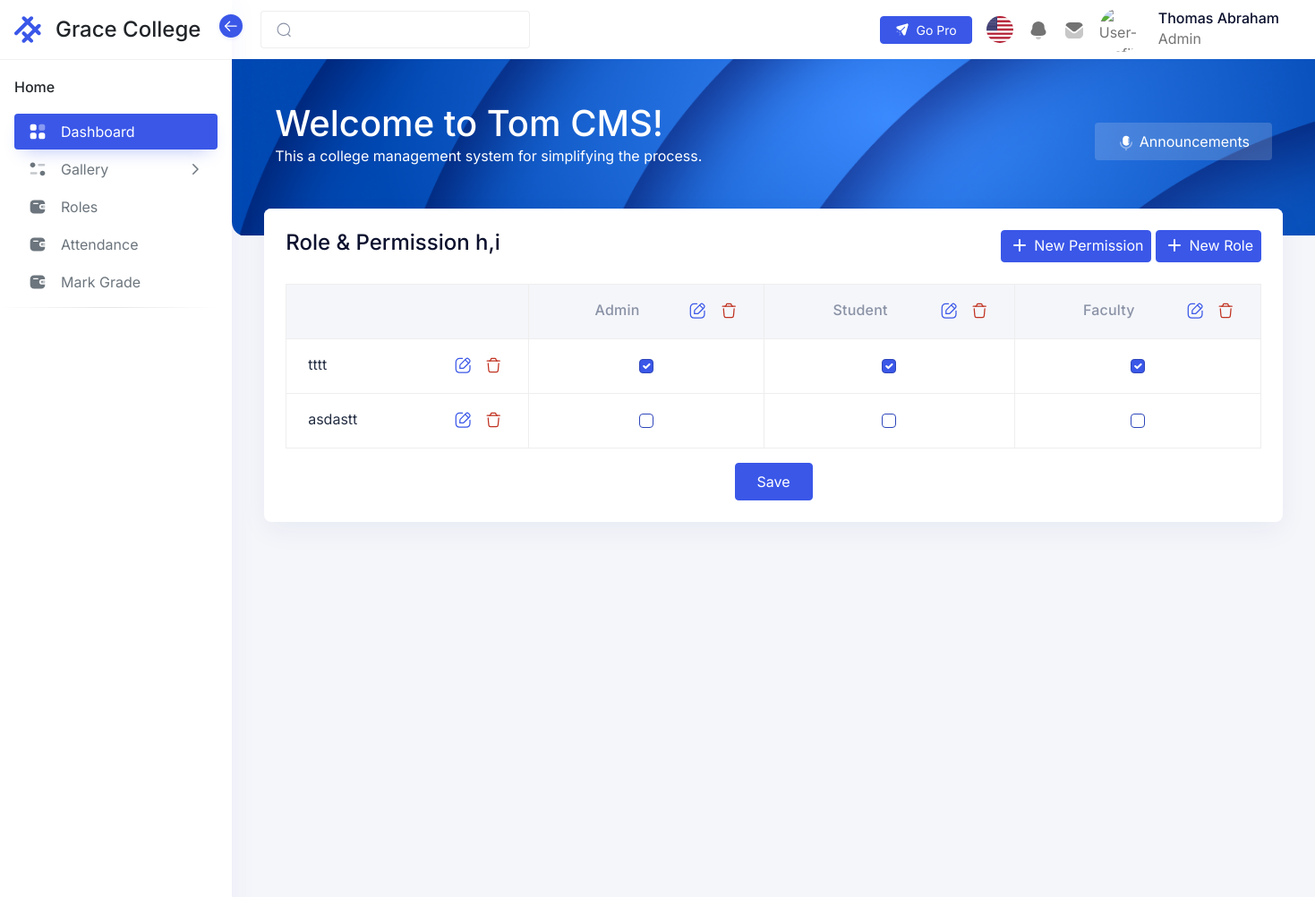
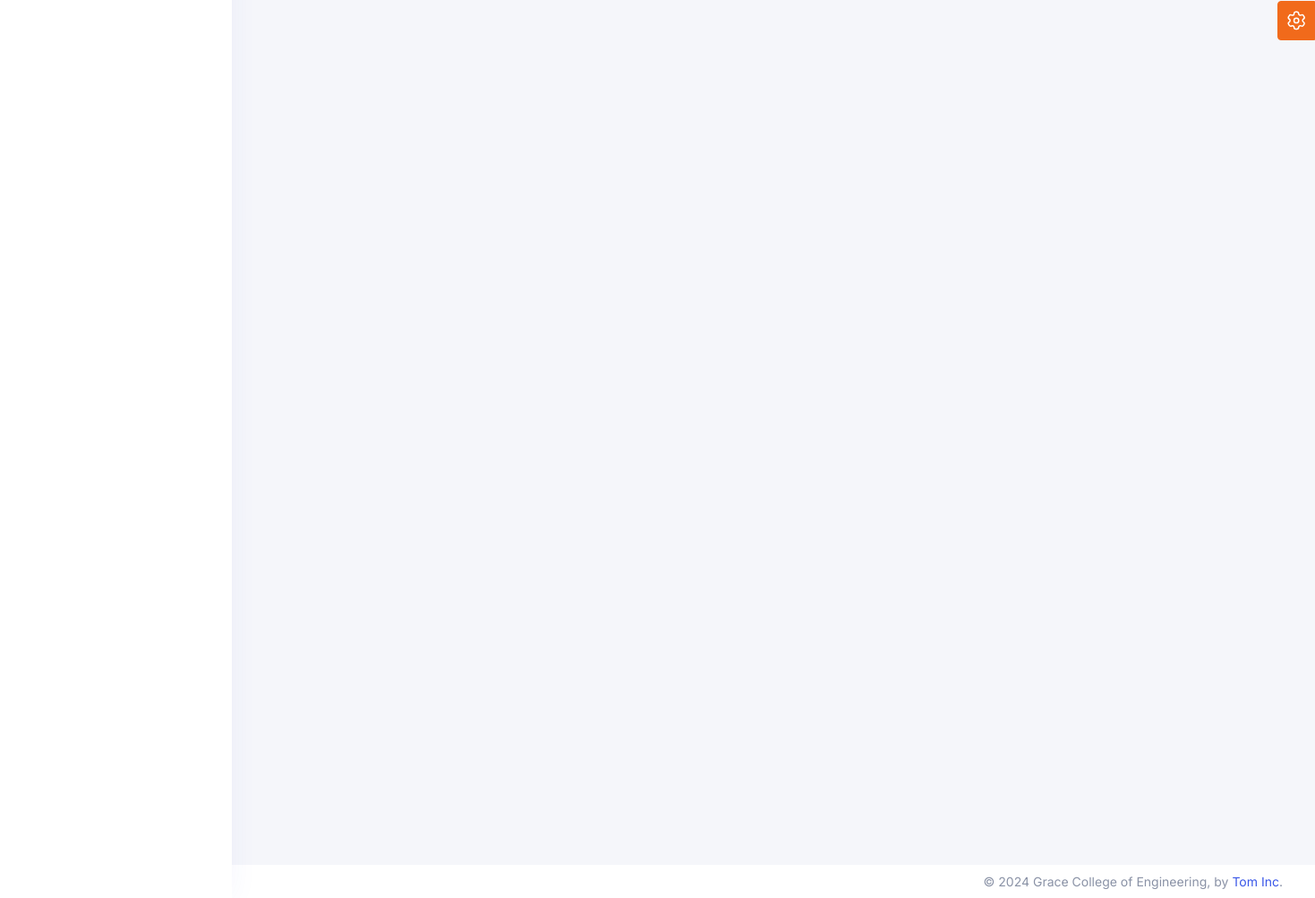
/faculty/pages/roles.php (signed in), run on the app's committed database (2 pictures, top to bottom).
### tables this page shows
CREATE TABLE `erp_login` (
  `user_id` int(20) NOT NULL,
  `userName` varchar(50) NOT NULL,
  `log_pwd` varchar(100) NOT NULL COMMENT 'login password',
  `phone` varchar(50) NOT NULL,
  `role` varchar(50) NOT NULL,
  `course` varchar(200) NOT NULL,
  `department` varchar(200) NOT NULL,
  `classId` int(11) NOT NULL,
  `l_name` varchar(200) NOT NULL,
  `f_name` varchar(200) NOT NULL,
  `yearOfAdmission` varchar(100) NOT NULL,
  `log_session` timestamp NOT NULL DEFAULT current_timestamp() ON UPDATE current_timestamp() COMMENT 'login session(timestamp)',
  `active` int(5) NOT NULL DEFAULT 1 COMMENT 'active status\r\n(active -1,inactive - 0)',
  `paymentStatus` int(11) NOT NULL
);

CREATE TABLE `erp_role` (
  `roleId` bigint(20) NOT NULL COMMENT 'role id',
  `roleName` varchar(30) NOT NULL COMMENT 'role name',
  `access` varchar(500) NOT NULL COMMENT 'role access',
  `roleDescription` varchar(20) NOT NULL COMMENT 'role description'
);

CREATE TABLE `erp_permission` (
  `permissionId` int(11) NOT NULL,
  `permissionName` varchar(200) NOT NULL
);

### faculty/pages/roles.php (the view, shortened to what this page needs)
<?php
include('/xampp/htdocs/Intern1/Includes/Header.php');
include('../includes/Menu.php');
$query = "SELECT DISTINCT roleId,roleName,access FROM `erp_role`";
$result = mysqli_query($conn, $query);
if ($result) {
    $roleRecords = array();
    while ($row = $result->fetch_assoc()) {
        $roleRecords[] = $row;
    }
}
$query = "SELECT DISTINCT permissionId,permissionName FROM `erp_permission`";
$result = mysqli_query($conn, $query);
if ($result) {
    $permissionRecords = array();
    while ($row = $result->fetch_assoc()) {
        $permissionRecords[] = $row;
    }
}
?>
<div class="iq-navbar-header" style="height: 215px;">
    <div class="container-fluid iq-container">
        <div class="row">
            <div class="col-md-12">
                <div class="flex-wrap d-flex justify-content-between align-items-center">
                    <div>
                        <h1>Welcome to Tom CMS!</h1>
                        <p>This a college management system for simplifying the process.</p>
                    </div>
                    <div>
                        <a href="" class="btn btn-link btn-soft-light">
                            Announcements
                        </a>
                    </div>
                </div>
            </div>
        </div>
    </div>
    <div class="iq-header-img">
        <img src="/intern1/assets/images/dashboard/top-header.png" alt="header" class="theme-color-default-img img-fluid w-100 h-100 animated-scaleX">
    </div>
</div>
<div class="conatiner-fluid content-inner mt-n5 py-0">
    <div class="row">
        <div class="col-sm-12">
            <div class="card">
                <div class="card-header d-flex justify-content-between flex-wrap">
                    <div class="header-title">
                        <h4 class="card-title mb-0">Role & Permission <?php $hello = ['h', 'i'];
                                                                        echo (implode(',', $hello)); ?></h4>
                    </div>
                    <div class="">
                        <a href="#" class=" text-center btn btn-primary btn-icon mt-lg-0 mt-md-0 mt-3" data-bs-toggle="modal" data-bs-target="#staticBackdrop">
                            <i class="btn-inner">
                                <svg xmlns="http://www.w3.org/2000/svg" class="h-6 w-6" fill="none" viewBox="0 0 24 24" stroke="currentColor">
                                    <path stroke-linecap="round" stroke-linejoin="round" stroke-width="2" d="M12 6v6m0 0v6m0-6h6m-6 0H6" />
                                </svg>
                            </i>
                            <span>New Permission</span>
                        </a>
                        <a href="#" class=" text-center btn btn-primary btn-icon mt-lg-0 mt-md-0 mt-3" data-bs-toggle="modal" data-bs-target="#staticBackdrop-1">
                            <i class="btn-inner">
                                <svg xmlns="http://www.w3.org/2000/svg" class="h-6 w-6" fill="none" viewBox="0 0 24 24" stroke="currentColor">
                                    <path stroke-linecap="round" stroke-linejoin="round" stroke-width="2" d="M12 6v6m0 0v6m0-6h6m-6 0H6" />
                                </svg>
                            </i>
                            <span>New Role</span>
                        </a>
                    </div>
                </div>
                <div class="card-body">
                    <div class="table-responsive">
                        <table class="table table-bordered">
                            <thead>
                                <tr>
                                    <th></th>
                                    <?php foreach ($roleRecords as $roleRecord) {  ?>
                                        <th class="text-center"><label><?php echo $roleRecord['roleName'] ?></label>
                                            <div style="float:right;">
                                                <a class="btn btn-sm btn-icon text-primary flex-end roleEditBtn" roleId="<?php echo $roleRecord['roleId']  ?>" data-bs-toggle="modal" data-bs-target="#editModal" title="Edit Role" href="#">
                                                    <span class="btn-inner">
                                                    </span>
                                                </a>
                                                <a class="btn btn-sm btn-icon text-danger roleDeleteBtn" roleId="<?php echo $roleRecord['roleId']  ?>" data-bs-toggle="modal" data-bs-target="#deleteModal" title="Delete User" href="#">
                                                    <span class="btn-inner">
                                                    </span>
                                                </a>
                                            </div>
                                        </th>
                                    <?php } ?>
                                </tr>
                            </thead>
                            <tbody>
                                <?php foreach ($permissionRecords as $permissionRecord) {  ?>
                                    <tr class="">
                                        <td class="permissionNameRecord"><label><?php echo $permissionRecord['permissionName'] ?></label>
                                            <div style="float:right;">
                                                <a class="btn btn-sm btn-icon text-primary flex-end editPermissionBtn" permissionId="<?php echo $permissionRecord['permissionId'] ?>" data-bs-toggle="modal" data-bs-target="#editModal" title="Edit Permission" href="#">
                                                    <span class="btn-inner">
                                                    </span>
                                                </a>
                                                <a class="btn btn-sm btn-icon text-danger permissionDeleteBtn" permissionId="<?php echo $permissionRecord['permissionId'] ?>" data-bs-toggle="modal" data-bs-target="#deleteModal" title="Delete User" href="#">
                                                    <span class="btn-inner">
                                                    </span>
                                                </a>
                                            </div>
                                        </td>
                                        <?php
                                        foreach ($roleRecords as $roleRecord) {
                                            $accessArray = explode(',', $roleRecord['access']);
                                        ?>
                                            <td class="text-center">
                                                <input class="form-check-input AssignPermissionBtn" roleId="<?php echo $roleRecord["roleId"] ?>" permissionId="<?php echo $permissionRecord["permissionId"] ?>" type="checkbox" data-bs-toggle='modal' data-bs-target='#exampleModal2' <?php echo array_search($permissionRecord['permissionName'], $accessArray) == '' ? '' : 'checked'; ?>>
                                            </td>
                                        <?php } ?>
                                    </tr>
                                <?php }  ?>
                            </tbody>
                        </table>
                        <div class="text-center">
                            <a href="./admin.html" type="button" class="btn btn-primary">Save</a>
                        </div>
                    </div>
                </div>
            </div>
        </div>
    </div>
</div>
<?php
include('/xampp/htdocs/Intern1/Includes/Footer.php');
?>

### faculty/includes/Menu.php (shortened to what this page needs)
<aside class="sidebar sidebar-default sidebar-white sidebar-base navs-rounded-all ">
  <div class="sidebar-header d-flex align-items-center justify-content-start">
    <a href="/intern1/faculty/home.php" class="navbar-brand">
      <div class="logo-main">
        <div class="logo-normal">
        </div>
      </div>
      <h4 class="logo-title">Grace College</h4>
    </a>
    <div class="sidebar-toggle" data-toggle="sidebar" data-active="true">
      <i class="icon">
      </i>
    </div>
  </div>
  <div class="sidebar-body pt-0 data-scrollbar">
    <div class="sidebar-list">
      <ul class="navbar-nav iq-main-menu" id="sidebar-menu">
        <li class="nav-item static-item">
          <a class="nav-link static-item disabled" href="../Gallery" tabindex="-1">
            <span class="default-icon">Home</span>
          </a>
        </li>
        <li class="nav-item">
          <a class="nav-link active" aria-current="page" href="../Gallery">
            <i class="icon">
            </i>
            <span class="item-name">Dashboard</span>
          </a>
        </li>
        <li class="nav-item">
          <a class="nav-link" data-bs-toggle="collapse" href="#horizontal-menu" role="button" aria-expanded="false" aria-controls="horizontal-menu">
            <i class="icon">
            </i>
            <span class="item-name">Gallery</span>
            <i class="right-icon">
              <svg class="icon-18" xmlns="http://www.w3.org/2000/svg" width="18" fill="none" viewBox="0 0 24 24" stroke="currentColor">
                <path stroke-linecap="round" stroke-linejoin="round" stroke-width="2" d="M9 5l7 7-7 7" />
              </svg>
            </i>
          </a>
        </li>
        <li class="nav-item">
          <a class="nav-link" aria-current="page" href="/Intern1/faculty/pages/roles.php">
            <i class="icon">
            </i>
            <span class="item-name">Roles
            </span>
          </a>
        </li>
        <li class="nav-item">
          <a class="nav-link" aria-current="page" href="/Intern1/faculty/pages/attendance.php">
            <i class="icon">
            </i>
            <span class="item-name">Attendance
            </span>
          </a>
        </li>
        <li class="nav-item">
          <a class="nav-link" aria-current="page" href="/Intern1/faculty/pages/markGrade.php">
            <i class="icon">
            </i>
            <span class="item-name">Mark Grade
            </span>
          </a>
        </li>
        <li>
          <hr class="hr-horizontal">
        </li>
      </ul>
    </div>
  </div>
</aside>
<main class="main-content">
  <div class="position-relative iq-banner">
    <nav class="nav navbar navbar-expand-lg navbar-light iq-navbar">
      <div class="container-fluid navbar-inner">
        <div class="input-group search-input">
          <span class="input-group-text" id="search-input">
          </span>
          <input type="search" class="form-control" placeholder="">
        </div>
        <div class="collapse navbar-collapse" id="navbarSupportedContent">
          <ul class="mb-2 navbar-nav ms-auto align-items-center navbar-list mb-lg-0">
            <li class="me-0 me-xl-2">
              <a class="btn btn-primary btn-sm d-flex gap-2 align-items-center" aria-current="page" href="http://hopeui.iqonic.design/pro?utm_source=hopeui-free-demo&utm_medium=hopeui-free-demo&utm_campaign=hopeui-pro-launch" target="_blank">
                Go Pro
              </a>
            </li>
            <li class="nav-item dropdown">
              <a href="#" class="search-toggle nav-link" id="dropdownMenuButton2" data-bs-toggle="dropdown" aria-haspopup="true" aria-expanded="false">
                <img src="/intern1/assets/images/Flag/flag001.png" class="img-fluid rounded-circle" alt="user" style="height: 30px; min-width: 30px; width: 30px;">
              </a>
            </li>
            <li class="nav-item dropdown">
              <a href="#" class="nav-link" id="notification-drop" data-bs-toggle="dropdown">
              </a>
            </li>
            <li class="nav-item dropdown">
              <a href="#" class="nav-link" id="mail-drop" data-bs-toggle="dropdown" aria-haspopup="true" aria-expanded="false">
              </a>
            </li>
            <li class="nav-item dropdown">
              <a class="py-0 nav-link d-flex align-items-center" href="#" id="navbarDropdown" role="button" data-bs-toggle="dropdown" aria-expanded="false">
                <img src="/intern1/assets/images/avatars/01.png" alt="User-Profile" class="theme-color-default-img img-fluid avatar avatar-50 avatar-rounded">
                <div class="caption ms-3 d-none d-md-block ">
                  <h6 class="mb-0 caption-title"><?php echo ucfirst($f_fname . " " . $f_lname) ?></h6>
                  <p class="mb-0 caption-sub-title"><?php echo ucfirst($f_role) ?></p>
                </div>
              </a>
            </li>
          </ul>
        </div>
      </div>
    </nav>
  </div>

### data on the page
erp_login: f_name+l_name "Thomas Abraham", role "Admin"
erp_role: roleName "Admin"
erp_role: roleName "Student"
erp_role: roleName "Faculty"
erp_permission: permissionName "tttt", permissionName "☑"
erp_permission: permissionName "asdastt"

### other printed values
implode(',', $hello) "h,i"
